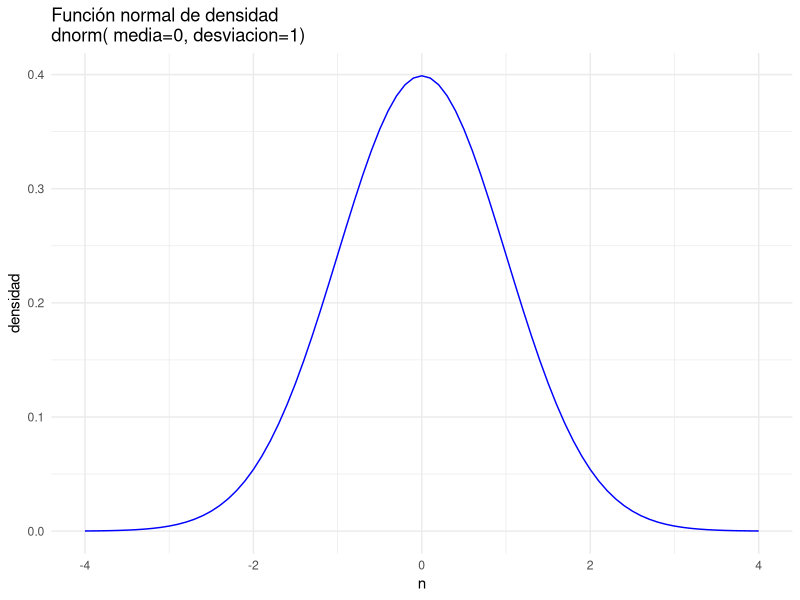
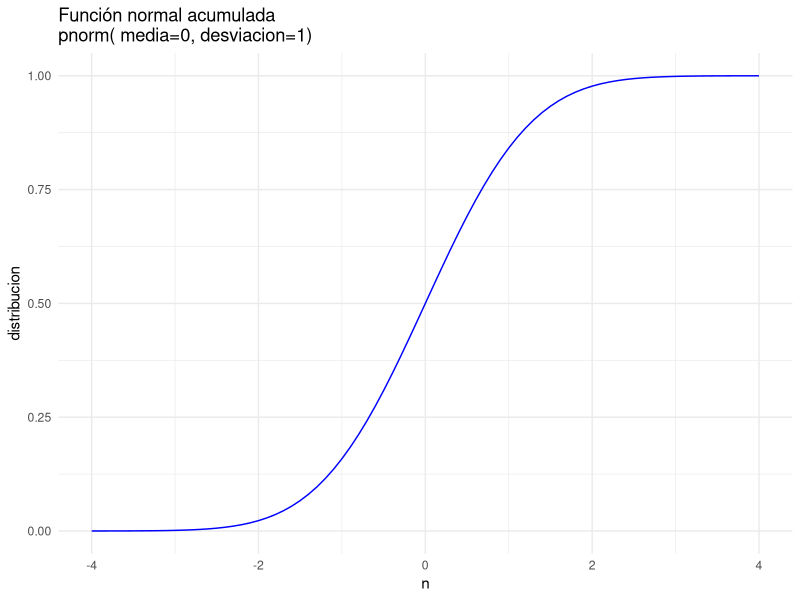
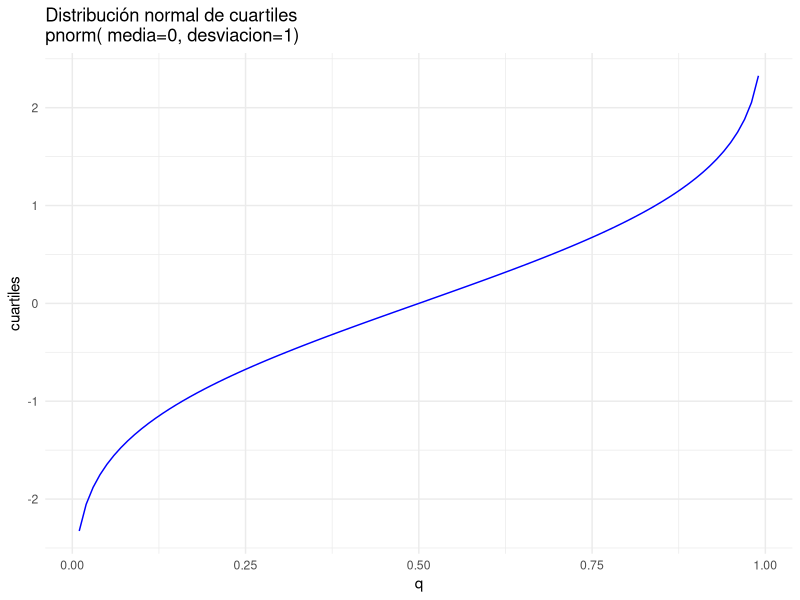
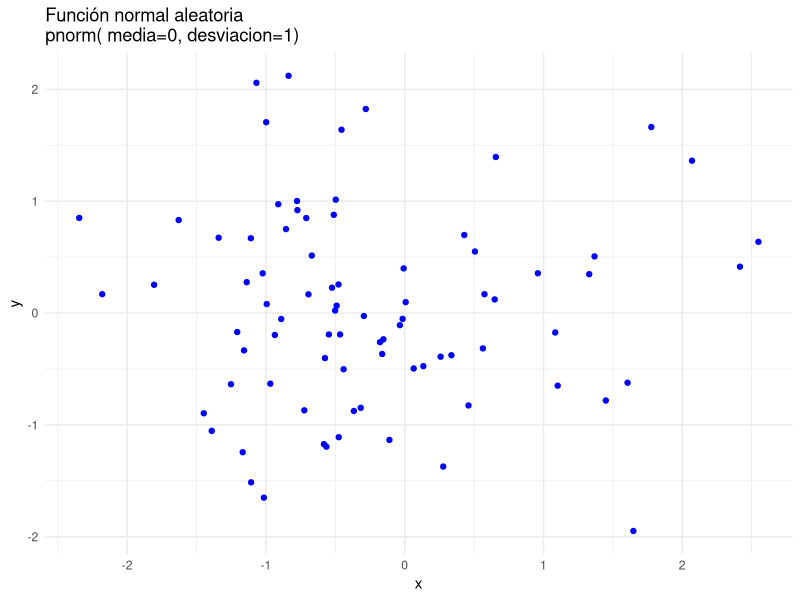

The R source for these figures, in order: (Note: this script raises an error after producing the figures.)
#Establecemos la semilla
set.seed(1234) 

#Instalamos los paquetes necesarios para manipular los datos y los gráficos
install.packages('tidyverse')
library(tidyverse)

# --------------------------------------------------------------
# Distribución normal
# --------------------------------------------------------------

# Función de densidad normal de probabilidad
# --------------------------------------------------------------

n<-seq(-4,4,0.1)  # 81 puntos de -4 a 4 en intervalos de 0,1
datos <- data.frame(n=n, 
                    densidad=dnorm(n, mean=0, sd=1),
                    distribucion=pnorm(n, mean=0, sd=1)) 

#Dibujamos la gráfica
ggplot(datos, aes(x=n, y=densidad )) + 
  geom_line(colour="blue")  + 
  ggtitle ("Función normal de densidad \ndnorm( media=0, desviacion=1)") + 
  theme_minimal()


# Función de distribución normal acumulada
# --------------------------------------------------------------

#Dibujamos la gráfica
ggplot(datos, aes(x=n, y=distribucion )) + 
  geom_line(colour="blue") +
  ggtitle ("Función normal acumulada \npnorm( media=0, desviacion=1)") + 
  theme_minimal()

# Función normal de cuartiles
# --------------------------------------------------------------
q<-seq(0.01,0.99,0.01)  # 99 puntos de 1% a 99% en intervalos de 1%
datos <- data.frame(Q=q, cuartiles=qnorm(q, mean=0, sd=1))  

#Dibujamos la gráfica
ggplot(datos, aes(x=q, y=cuartiles )) + 
  geom_line(colour="blue")  + 
  ggtitle ("Distribución normal de cuartiles \npnorm( media=0, desviacion=1)") + 
  theme_minimal()


# Función normal aleatoria
# --------------------------------------------------------------
datos <- data.frame(Z=n, 
                    x=rnorm(n, mean=0, sd=1),
                    y=rnorm(n, mean=0, sd=1)) 

#Dibujamos la gráfica
ggplot(datos, aes(x=x, y=y)) + 
  geom_point(colour="blue") +
  ggtitle("Función normal aleatoria \npnorm( media=0, desviacion=1)")+
  theme_minimal()


# --------------------------------------------------------------
# Distribución exponencial
# --------------------------------------------------------------

# Función de densidad exponencial 
# --------------------------------------------------------------

x_exp <- seq(0,10, by= 0.25) #41 puntos de 0 a 10 con intervalos de 0.25
y_dexp <- dexp(x_dexp, rate=1) #Algoritmo que calcula la distribución de densidad
datos_dexp <- data.frame(x_exp, y_dexp)

#Dibujamos la gráfica
ggplot(datos_dexp, aes(x=x_exp, y=y_dexp )) + 
  geom_line(colour="blue")  + 
  ggtitle ("Función exponencial de densidad") + 
  theme_minimal()

# Función de distribución exponencial acumulada
# --------------------------------------------------------------

z_pexp <- pexp(x_exp, rate=1) #Algoritmo que calcula la distribución acumulada
datos_pexp <- data.frame(x_exp,z_pexp)

#Dibujamos la gráfica
ggplot(datos_pexp, aes(x=x_exp, y=z_pexp )) + 
  geom_line(colour="blue")  + 
  ggtitle ("Función exponencial acumulada") + 
  theme_minimal()

# Función exponencial de cuartiles
# --------------------------------------------------------------

c_exp <- seq(0.001,0.999,0.001)  #999 puntos de 0.001 a 0.999 con intervalos de 0.001
t_qexp <- qexp(c_exp, rate=1) #Algoritmo que calcula la distribución de cuartiles
datos_cexp <- data.frame(c_exp, t_qexp)

#Dibujamos la gráfica
ggplot(datos_cexp, aes(x=c_exp, y=t_qexp)) + 
  geom_line(colour="blue")  + 
  ggtitle ("Función exponencial cuartiles") + 
  theme_minimal()

# Función exponencial aleatoria
# --------------------------------------------------------------

datos_aexp <- data.frame(Z=x_exp, 
                         x=rexp(x_exp, rate=1),
                         y=rexp(x_exp, rate=1)) #Algoritmo que calcula la distribución aleatoria y la introduce en el dataframe

#Dibujamos la gráfica
ggplot(datos_aexp, aes(x=x, y=y)) + 
  geom_point(colour="blue") +
  ggtitle("Función exponencial aleatoria")+
  theme_minimal()

# --------------------------------------------------------------
# Distribución binomial
# --------------------------------------------------------------

# Función de densidad binomial 
# --------------------------------------------------------------

x_bin <- seq(0,200, by=1) #201 puntos de 0 a 200 con intervalos de 1
y_dbin <- dbinom(x_bin, size=200, prob=0.6) #Algoritmo que calcula la distribución de densidad
datos_dbin <- data.frame(x_bin, y_dbin)

#Dibujamos la gráfica
ggplot(datos_dbin, aes(x=x_bin, y=y_dbin)) + 
  geom_line(colour="blue")+
  ggtitle("Función binomial de densidad")+
  theme_minimal()

# Función de distribución binomial acumulada
# --------------------------------------------------------------

z_pbin <- pbinom(x_bin, size=200, prob=0.6) #Algoritmo que calcula la distribución acumulada
datos_pbin <- data.frame(x_bin,z_pbin)

#Dibujamos la gráfica
ggplot(datos_pbin, aes(x=x_bin, y=z_pbin )) + 
  geom_line(colour="blue")  + 
  ggtitle ("Función binomial acumulada") + 
  theme_minimal()

# Función binomial de cuartiles
# --------------------------------------------------------------

c_bin <- seq(0.001,0.999,0.001) #999 puntos de 0.001 a 0.999 con intervalos de 0.001
t_qbin <- qbinom(c_exp, size=200, prob=0.6) #Algoritmo que calcula la distribución de cuartiles
datos_qbin <- data.frame(c_bin, t_qbin )

#Dibujamos la gráfica
ggplot(datos_qbin, aes(x=c_bin, y=t_qbin)) + 
  geom_line(colour="blue")  + 
  ggtitle ("Función binomial de cuartiles") + 
  theme_minimal()

# Función binomial aleatoria
# --------------------------------------------------------------

datos_abin <- data.frame(Z=x_bin, 
                         x=rbinom(x_bin, size=200, prob=0.6),
                         y=rbinom(x_bin, size=200, prob=0.6)) #Algoritmo que calcula la distribución aleatoria y la introduce en el dataframe

#Dibujamos la gráfica
ggplot(datos_abin, aes(x=x, y=y)) + 
  geom_point(colour="blue") +
  ggtitle("Función binomial aleatoria")+
  theme_minimal()

# --------------------------------------------------------------
# Distribución de Poisson
# --------------------------------------------------------------

# Función de distribución de Poisson de densidad 
# --------------------------------------------------------------

x_pois <- seq(0,20, by=1) #21 puntos de 0 a 20 con intervalos de 1
y_dpois <- dpois(x_pois, lambda = 8) #Algoritmo que calcula la distribución de densidad
datos_dpois <- data.frame(x_pois, y_dpois)

#Dibujamos la gráfica
ggplot(datos_dpois, aes(x=x_pois, y=y_dpois)) + 
  geom_line(colour="blue")+
  ggtitle("Función de distribución de Poisson de densidad")+
  theme_minimal()

# Función de distribución de Poisson acumulada
# --------------------------------------------------------------

z_ppois <- ppois(x_pois, lambda = 8) #Algoritmo que calcula la distribución acumulada
datos_ppois <- data.frame(x_pois,z_ppois) 

#Dibujamos la gráfica
ggplot(datos_ppois, aes(x=x_pois, y=z_ppois )) + 
  geom_line(colour="blue")  + 
  ggtitle ("Función de distribución de Poisson acumulada") + 
  theme_minimal()

# Función de distribución de Poisson de cuartiles
# --------------------------------------------------------------

c_pois <- seq(0.001,0.999,0.001) #999 puntos de 0.001 a 0.999 con intervalos de 0.001
t_qpois <- qpois(c_pois, lambda = 8) #Algoritmo que calcula la distribución de cuartiles
datos_qpois <- data.frame(c_pois, t_qpois)

#Dibujamos la gráfica
ggplot(datos_qpois, aes(x=c_pois, y=t_qpois)) + 
  geom_line(colour="blue")  + 
  ggtitle ("Función de distribución de Poisson de cuartiles") + 
  theme_minimal()

# Función de distribución de Poisson aleatoria
# --------------------------------------------------------------

datos_apois <- data.frame(Z=x_pois, 
                          x=rpois(x_pois, lambda = 8),
                          y=rpois(x_pois, lambda = 8)) #Algoritmo que calcula la distribución aleatoria y la introduce en el dataframe

#Dibujamos la gráfica
ggplot(datos_apois, aes(x=x, y=y))  + 
  geom_point(colour="blue") +
  ggtitle("Función de distribución de Poisson aleatoria")+
  theme_minimal()


# --------------------------------------------------------------
# Distribución χ2
# --------------------------------------------------------------

# Función de distribución χ2 de densidad 
# --------------------------------------------------------------

x_chisq <- seq(3,72, by=3) #24 puntos de 3 a 72 con intervalos de 3
y_dchisq <- dchisq(x_chisq, df=20) #Algoritmo que calcula la distribución de densidad
datos_dchisq <- data.frame(x_chisq, y_dchisq)

#Dibujamos la gráfica
ggplot(datos_dchisq, aes(x=x_chisq, y=y_dchisq)) + 
  geom_line(colour="blue")+
  ggtitle("Función de distribución χ2 de densidad")+
  theme_minimal()

# Función de distribución χ2 acumulada
# --------------------------------------------------------------

z_pchisq <- pchisq(x_chisq, df=20) #Algoritmo que calcula la distribución acumulada
datos_pchisq <- data.frame(x_chisq,z_pchisq) 

#Dibujamos la gráfica
ggplot(datos_pchisq, aes(x=x_chisq, y=z_pchisq )) + 
  geom_line(colour="blue")  + 
  ggtitle ("Función de distribución χ2 acumulada") + 
  theme_minimal()

# Función de distribución χ2 de cuartiles
# --------------------------------------------------------------

c_chisq <- seq(0.001,0.999,0.001) #999 puntos de 0.001 a 0.999 con intervalos de 0.001
t_qchisq <- qchisq(c_chisq, df=20) #Algoritmo que calcula la distribución de cuartiles
datos_qchisq <- data.frame(c_chisq, t_qchisq)

#Dibujamos la gráfica
ggplot(datos_qchisq, aes(x=c_chisq, y=t_qchisq)) + 
  geom_line(colour="blue")  + 
  ggtitle ("Función de distribución χ2 de cuartiles") + 
  theme_minimal()

# Función de distribución χ2 aleatoria
# --------------------------------------------------------------

datos_achisq <- data.frame(Z=x_chisq, 
                           x=rchisq(x_chisq, df=20),
                           y=rchisq(x_chisq, df=20)) #Algoritmo que calcula la distribución de cuartiles y la introduce en el dataframe

#Dibujamos la gráfica
ggplot(datos_achisq, aes(x=x, y=y)) + 
  geom_point(colour="blue") +
  ggtitle("Función de distribución χ2 aleatoria")+
  theme_minimal()

